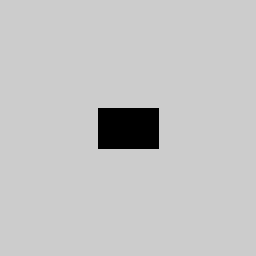
Frame 1 (no input)
Frame 60 (the mouse pressed at the canvas centre just before this capture): identical to frame 1, image omitted
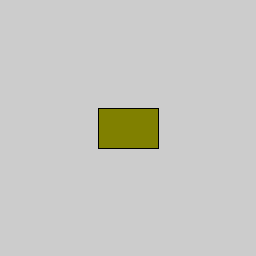
Frame 120 (the mouse held since frame 60 and released just before this capture)

The Processing sketch that drew these frames (run headless with seeded random() and noise(); from frame 60 on, the mouse is pressed at the canvas centre):

// Processing sketch: WK_1___Colour_Changing_Rectangle
// ── WK_1___Colour_Changing_Rectangle.pde
void setup(){
  size(256,256);
}
void draw() {
  fill(mouseX,mouseY,0);
  rect((width/2)-30, (height/2)-20, 60, 40);
}
